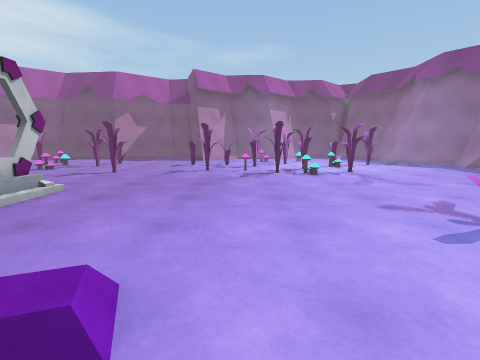
view 1 (above)

17 first-person views from a walk through a scene from a Unity 3-D project. The camera is 1.2 m above the floor, tilts 8° down and sees 85° across. The floor is counted in squares, 1 m on a side. Each view is taken from the middle of a square. On the plan, view 1 faces up. The plan holds only what a view shows up to about 12 squares ahead; the rest is blank. The place goes on beyond the plan. Some animated figures are not drawn. Some surface patterns are stand-ins.

view 2
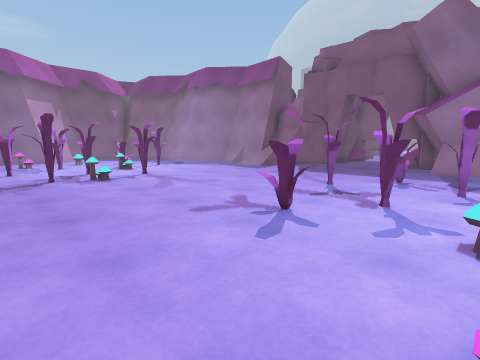

view 3
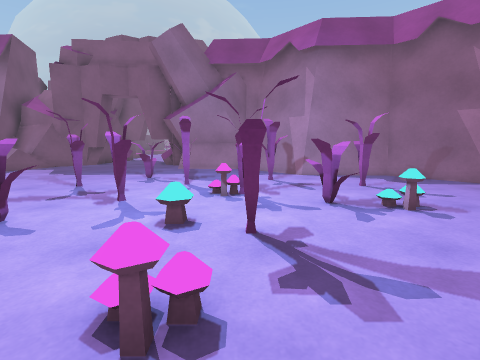

view 4
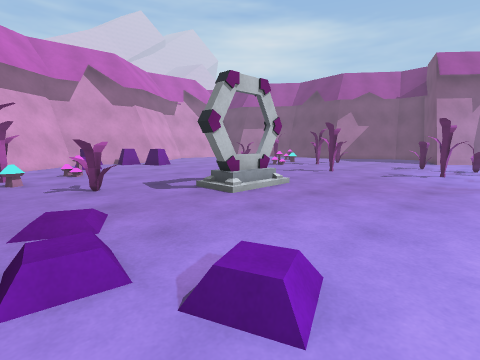

view 5
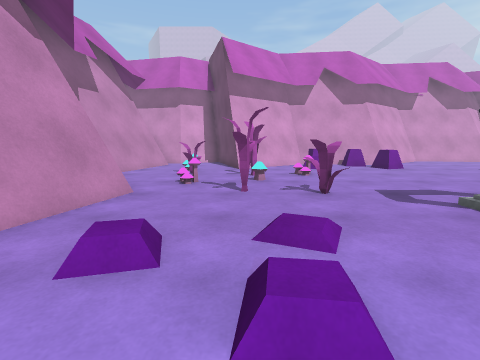

view 6
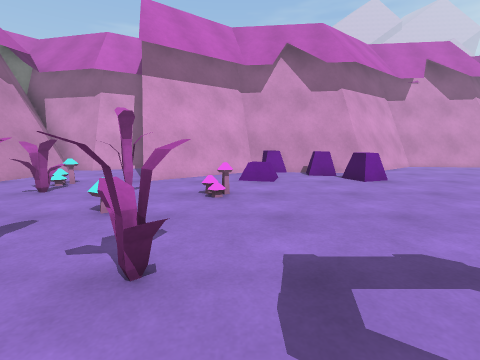

view 7
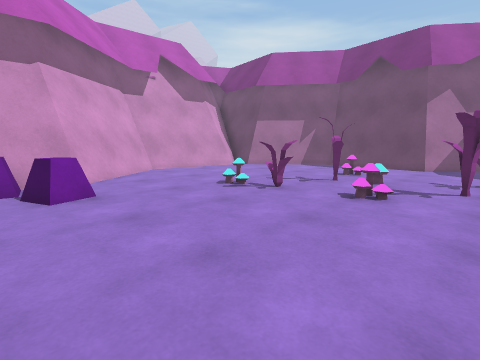

view 8
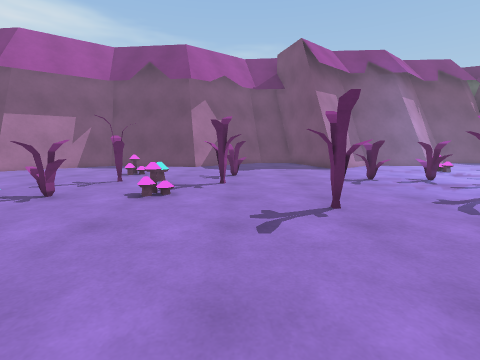

view 9
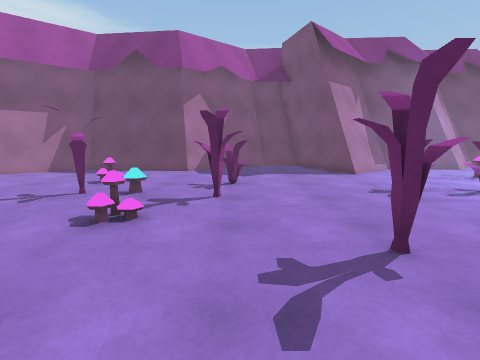

view 10
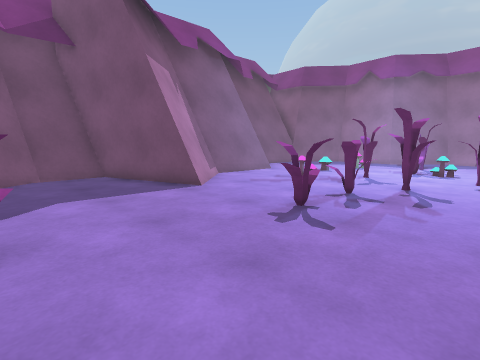

view 11
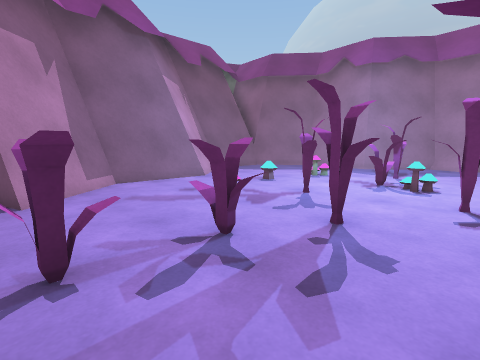

view 12
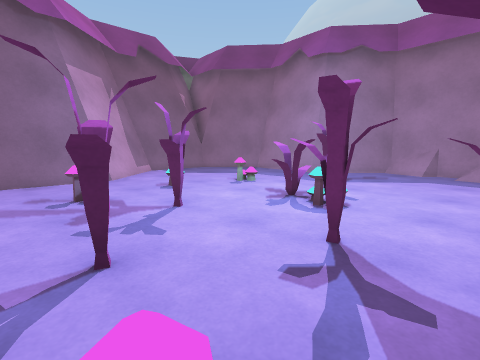

view 13
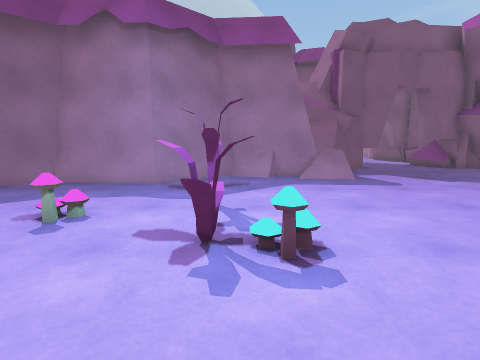

view 14
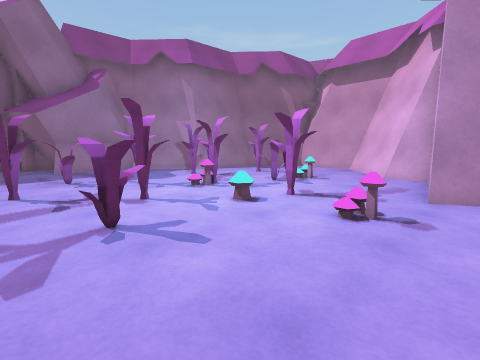

view 15
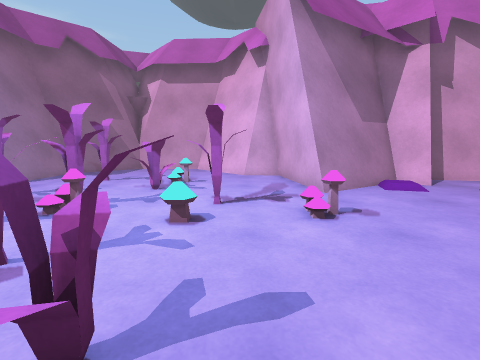

view 16
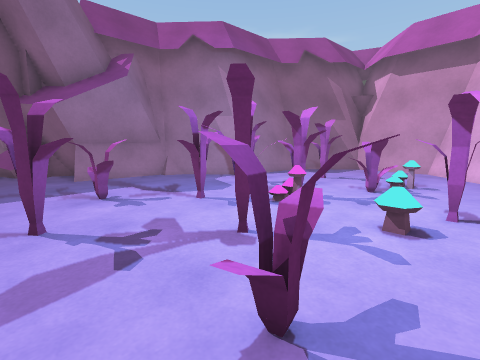

view 17
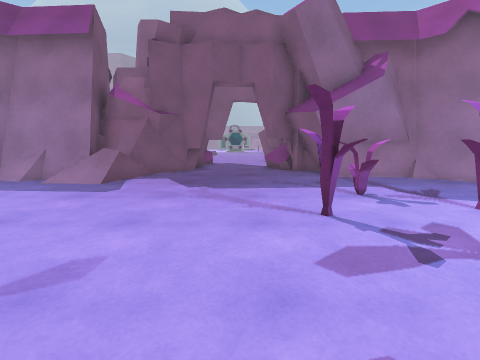

### Floor plan
Key: @ floor where view 1 was taken; # wall or solid block; . floor; / step, stairs or slope; = window, fence, low wall or low ledge; M mushroom; G gate; R rock; O other object.
Columns run from 19 left of view 1 to 15 right of it. Each row starts with its distance up from view 1.
 23              ###
 22             ##=#       ###
 21           ## ..#########... ##
 20    ########.....###=###......#
 19   ###...........##...........#
 18  ###............=......M.....#
 17   ......=...........==...=...##
 16    ........OO.........O......###
 15     ....O...O...OOO..OO.O.O...##
 14     ....OM.OO...O.O.O...OOO....#
 13   ........=.........O.O.=...../#
 12   ....=OO.=......OOM..O......./##
 11 ##...........OO.....OO#OO...../###
 10  ##...................=.......==##
  9  ##=.............................##
  8   ##.R...........................R#
  7   ##.RR....../G....................
  6   ##R........ G....................
  5   ##......... G...........O......RR
  4   #R.R......./G........O..O.O....R#
  3   ##.R..=..............OOO..O...###
  2    ##......OO...../.....OOOO....#
  1     ##..O...../////....M...O...##
  0     ##=.OM.OO......@=.OO.OO....=#
 -1      .....=.............O..OO.=##
 -2   ....=OO.=.....///##...OO...=##
 -3   #........ ##=######..=#.O..##
 -4   #==....=  #####   #.....OO.##
 -5   ######            ###......#
 -6                      ###....##
 -7                       ##==####
 -8                        #####

Positions as (right, up) in squares from view 1, and headings:
1: (0, 0), facing up
2: (0, 1), facing up-right
3: (0, 0), facing right
4: (0, 0), facing up-left
5: (-1, 0), facing left
6: (-5, 3), facing left
7: (-7, 6), facing up-left
8: (-7, 6), facing up
9: (-7, 8), facing up
10: (-7, 12), facing up-right
11: (-3, 12), facing up-right
12: (0, 11), facing up-right
13: (2, 14), facing right
14: (0, 5), facing down-right
15: (3, 5), facing down
16: (3, 5), facing down-right
17: (3, 6), facing right
